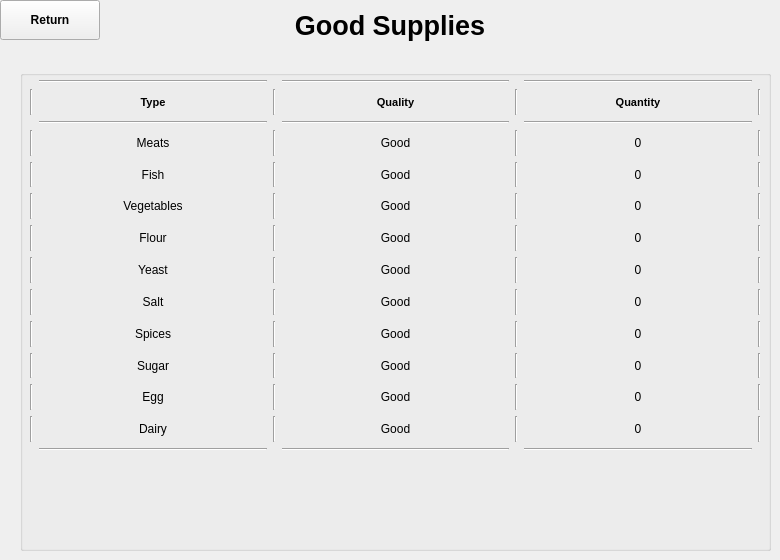
    <widget class="QWidget" name="page_4">
     <widget class="QPushButton" name="goodReturnButton">
      <property name="geometry">
       <rect>
        <x>0</x>
        <y>0</y>
        <width>100</width>
        <height>40</height>
       </rect>
      </property>
      <property name="font">
       <font>
        <weight>75</weight>
        <bold>true</bold>
       </font>
      </property>
      <property name="text">
       <string>Return</string>
      </property>
     </widget>
     <widget class="QLabel" name="goodSuppliesLabel">
      <property name="geometry">
       <rect>
        <x>190</x>
        <y>0</y>
        <width>400</width>
        <height>50</height>
       </rect>
      </property>
      <property name="font">
       <font>
        <pointsize>20</pointsize>
        <weight>75</weight>
        <bold>true</bold>
       </font>
      </property>
      <property name="text">
       <string>Good Supplies</string>
      </property>
      <property name="alignment">
       <set>Qt::AlignCenter</set>
      </property>
     </widget>
     <widget class="QGroupBox" name="groupBox_2">
      <property name="geometry">
       <rect>
        <x>20</x>
        <y>70</y>
        <width>751</width>
        <height>481</height>
       </rect>
      </property>
      <property name="title">
       <string/>
      </property>
      <widget class="QWidget" name="gridLayoutWidget_3">
       <property name="geometry">
        <rect>
         <x>10</x>
         <y>10</y>
         <width>731</width>
         <height>371</height>
        </rect>
       </property>
       <layout class="QGridLayout" name="gridLayout_3">
        <item row="4" column="2">
         <widget class="Line" name="line_43">
          <property name="orientation">
           <enum>Qt::Vertical</enum>
          </property>
         </widget>
        </item>
        <item row="1" column="7">
         <widget class="QLabel" name="quantityLabel_2">
          <property name="font">
           <font>
            <pointsize>8</pointsize>
            <weight>75</weight>
            <bold>true</bold>
           </font>
          </property>
          <property name="text">
           <string>Quantity</string>
          </property>
          <property name="alignment">
           <set>Qt::AlignCenter</set>
          </property>
         </widget>
        </item>
        <item row="3" column="2">
         <widget class="Line" name="line_44">
          <property name="orientation">
           <enum>Qt::Vertical</enum>
          </property>
         </widget>
        </item>
        <item row="6" column="1">
         <widget class="QLabel" name="flourLabel_2">
          <property name="text">
           <string>Flour</string>
          </property>
          <property name="alignment">
           <set>Qt::AlignCenter</set>
          </property>
         </widget>
        </item>
        <item row="4" column="1">
         <widget class="QLabel" name="fishLabel_2">
          <property name="text">
           <string>Fish</string>
          </property>
          <property name="alignment">
           <set>Qt::AlignCenter</set>
          </property>
         </widget>
        </item>
        <item row="1" column="1">
         <widget class="QLabel" name="typeLabel_2">
          <property name="font">
           <font>
            <pointsize>8</pointsize>
            <weight>75</weight>
            <bold>true</bold>
           </font>
          </property>
          <property name="text">
           <string>Type</string>
          </property>
          <property name="alignment">
           <set>Qt::AlignCenter</set>
          </property>
         </widget>
        </item>
        <item row="10" column="6">
         <widget class="Line" name="line_45">
          <property name="orientation">
           <enum>Qt::Vertical</enum>
          </property>
         </widget>
        </item>
        <item row="5" column="1">
         <widget class="QLabel" name="vegetablesLabel_2">
          <property name="text">
           <string>Vegetables</string>
          </property>
          <property name="alignment">
           <set>Qt::AlignCenter</set>
          </property>
         </widget>
        </item>
        <item row="10" column="1">
         <widget class="QLabel" name="sugarLabel_2">
          <property name="text">
           <string>Sugar</string>
          </property>
          <property name="alignment">
           <set>Qt::AlignCenter</set>
          </property>
         </widget>
        </item>
        <item row="7" column="1">
         <widget class="QLabel" name="yeastLabel_2">
          <property name="text">
           <string>Yeast</string>
          </property>
          <property name="alignment">
           <set>Qt::AlignCenter</set>
          </property>
         </widget>
        </item>
        <item row="9" column="2">
         <widget class="Line" name="line_57">
          <property name="orientation">
           <enum>Qt::Vertical</enum>
          </property>
         </widget>
        </item>
        <item row="12" column="6">
         <widget class="Line" name="line_58">
          <property name="orientation">
           <enum>Qt::Vertical</enum>
          </property>
         </widget>
        </item>
        <item row="7" column="2">
         <widget class="Line" name="line_59">
          <property name="orientation">
           <enum>Qt::Vertical</enum>
          </property>
         </widget>
        </item>
        <item row="9" column="6">
         <widget class="Line" name="line_60">
          <property name="orientation">
           <enum>Qt::Vertical</enum>
          </property>
         </widget>
        </item>
        <item row="8" column="1">
         <widget class="QLabel" name="saltLabel_2">
          <property name="text">
           <string>Salt</string>
          </property>
          <property name="alignment">
           <set>Qt::AlignCenter</set>
          </property>
         </widget>
        </item>
        <item row="12" column="1">
         <widget class="QLabel" name="dairyLabel_2">
          <property name="text">
           <string>Dairy</string>
          </property>
          <property name="alignment">
           <set>Qt::AlignCenter</set>
          </property>
         </widget>
        </item>
        <item row="11" column="1">
         <widget class="QLabel" name="eggLabel_2">
          <property name="text">
           <string>Egg</string>
          </property>
          <property name="alignment">
           <set>Qt::AlignCenter</set>
          </property>
         </widget>
        </item>
        <item row="0" column="5">
         <widget class="Line" name="line_61">
          <property name="orientation">
           <enum>Qt::Horizontal</enum>
          </property>
         </widget>
        </item>
        <item row="9" column="1">
         <widget class="QLabel" name="spicesLabel_2">
          <property name="text">
           <string>Spices</string>
          </property>
          <property name="alignment">
           <set>Qt::AlignCenter</set>
          </property>
         </widget>
        </item>
        <item row="10" column="2">
         <widget class="Line" name="line_62">
          <property name="orientation">
           <enum>Qt::Vertical</enum>
          </property>
         </widget>
        </item>
        <item row="1" column="5">
         <widget class="QLabel" name="qualityLabel_2">
          <property name="font">
           <font>
            <pointsize>8</pointsize>
            <weight>75</weight>
            <bold>true</bold>
           </font>
          </property>
          <property name="text">
           <string>Quality</string>
          </property>
          <property name="alignment">
           <set>Qt::AlignCenter</set>
          </property>
         </widget>
        </item>
        <item row="8" column="6">
         <widget class="Line" name="line_63">
          <property name="orientation">
           <enum>Qt::Vertical</enum>
          </property>
         </widget>
        </item>
        <item row="11" column="2">
         <widget class="Line" name="line_64">
          <property name="orientation">
           <enum>Qt::Vertical</enum>
          </property>
         </widget>
        </item>
        <item row="8" column="2">
         <widget class="Line" name="line_65">
          <property name="orientation">
           <enum>Qt::Vertical</enum>
          </property>
         </widget>
        </item>
        <item row="11" column="6">
         <widget class="Line" name="line_66">
          <property name="orientation">
           <enum>Qt::Vertical</enum>
          </property>
         </widget>
        </item>
        <item row="5" column="6">
         <widget class="Line" name="line_67">
          <property name="orientation">
           <enum>Qt::Vertical</enum>
          </property>
         </widget>
        </item>
        <item row="12" column="2">
         <widget class="Line" name="line_68">
          <property name="orientation">
           <enum>Qt::Vertical</enum>
          </property>
         </widget>
        </item>
        <item row="6" column="6">
         <widget class="Line" name="line_69">
          <property name="orientation">
           <enum>Qt::Vertical</enum>
          </property>
         </widget>
        </item>
        <item row="7" column="6">
         <widget class="Line" name="line_70">
          <property name="orientation">
           <enum>Qt::Vertical</enum>
          </property>
         </widget>
        </item>
        <item row="6" column="2">
         <widget class="Line" name="line_71">
          <property name="orientation">
           <enum>Qt::Vertical</enum>
          </property>
         </widget>
        </item>
        <item row="1" column="2">
         <widget class="Line" name="line_72">
          <property name="orientation">
           <enum>Qt::Vertical</enum>
          </property>
         </widget>
        </item>
        <item row="5" column="2">
         <widget class="Line" name="line_73">
          <property name="orientation">
           <enum>Qt::Vertical</enum>
          </property>
         </widget>
        </item>
        <item row="1" column="6">
         <widget class="Line" name="line_74">
          <property name="orientation">
           <enum>Qt::Vertical</enum>
          </property>
         </widget>
        </item>
        <item row="2" column="1">
         <widget class="Line" name="line_75">
          <property name="orientation">
           <enum>Qt::Horizontal</enum>
          </property>
         </widget>
        </item>
        <item row="4" column="6">
         <widget class="Line" name="line_76">
          <property name="orientation">
           <enum>Qt::Vertical</enum>
          </property>
         </widget>
        </item>
        <item row="3" column="6">
         <widget class="Line" name="line_77">
          <property name="orientation">
           <enum>Qt::Vertical</enum>
          </property>
         </widget>
        </item>
        <item row="2" column="5">
         <widget class="Line" name="line_78">
          <property name="orientation">
           <enum>Qt::Horizontal</enum>
          </property>
         </widget>
        </item>
        <item row="3" column="1">
         <widget class="QLabel" name="meatsLabel_2">
          <property name="text">
           <string>Meats</string>
          </property>
          <property name="alignment">
           <set>Qt::AlignCenter</set>
          </property>
         </widget>
        </item>
        <item row="2" column="7">
         <widget class="Line" name="line_79">
          <property name="orientation">
           <enum>Qt::Horizontal</enum>
          </property>
         </widget>
        </item>
        <item row="4" column="0">
         <widget class="Line" name="line_80">
          <property name="orientation">
           <enum>Qt::Vertical</enum>
          </property>
         </widget>
        </item>
        <item row="6" column="0">
         <widget class="Line" name="line_81">
          <property name="orientation">
           <enum>Qt::Vertical</enum>
          </property>
         </widget>
        </item>
        <item row="3" column="0">
         <widget class="Line" name="line_82">
          <property name="orientation">
           <enum>Qt::Vertical</enum>
          </property>
         </widget>
        </item>
        <item row="5" column="0">
         <widget class="Line" name="line_83">
          <property name="orientation">
           <enum>Qt::Vertical</enum>
          </property>
         </widget>
        </item>
        <item row="7" column="0">
         <widget class="Line" name="line_84">
          <property name="orientation">
           <enum>Qt::Vertical</enum>
          </property>
         </widget>
        </item>
        <item row="0" column="7">
         <widget class="Line" name="line_85">
          <property name="orientation">
           <enum>Qt::Horizontal</enum>
          </property>
         </widget>
        </item>
        <item row="0" column="1">
         <widget class="Line" name="line_86">
          <property name="orientation">
           <enum>Qt::Horizontal</enum>
          </property>
         </widget>
        </item>
        <item row="1" column="0">
         <widget class="Line" name="line_87">
          <property name="orientation">
           <enum>Qt::Vertical</enum>
          </property>
         </widget>
        </item>
        <item row="9" column="0">
         <widget class="Line" name="line_88">
          <property name="orientation">
           <enum>Qt::Vertical</enum>
          </property>
         </widget>
        </item>
        <item row="12" column="0">
         <widget class="Line" name="line_89">
          <property name="orientation">
           <enum>Qt::Vertical</enum>
          </property>
         </widget>
        </item>
        <item row="10" column="0">
         <widget class="Line" name="line_90">
          <property name="orientation">
           <enum>Qt::Vertical</enum>
          </property>
         </widget>
        </item>
        <item row="1" column="8">
         <widget class="Line" name="line_91">
          <property name="orientation">
           <enum>Qt::Vertical</enum>
          </property>
         </widget>
        </item>
        <item row="8" column="0">
         <widget class="Line" name="line_92">
          <property name="orientation">
           <enum>Qt::Vertical</enum>
          </property>
         </widget>
        </item>
        <item row="11" column="0">
         <widget class="Line" name="line_93">
          <property name="orientation">
           <enum>Qt::Vertical</enum>
          </property>
         </widget>
        </item>
        <item row="6" column="8">
         <widget class="Line" name="line_94">
          <property name="orientation">
           <enum>Qt::Vertical</enum>
          </property>
         </widget>
        </item>
        <item row="7" column="8">
         <widget class="Line" name="line_95">
          <property name="orientation">
           <enum>Qt::Vertical</enum>
          </property>
         </widget>
        </item>
        <item row="4" column="8">
         <widget class="Line" name="line_96">
          <property name="orientation">
           <enum>Qt::Vertical</enum>
          </property>
         </widget>
        </item>
        <item row="8" column="8">
         <widget class="Line" name="line_97">
          <property name="orientation">
           <enum>Qt::Vertical</enum>
          </property>
         </widget>
        </item>
        <item row="9" column="8">
         <widget class="Line" name="line_98">
          <property name="orientation">
           <enum>Qt::Vertical</enum>
          </property>
         </widget>
        </item>
        <item row="10" column="8">
         <widget class="Line" name="line_99">
          <property name="orientation">
           <enum>Qt::Vertical</enum>
          </property>
         </widget>
        </item>
        <item row="3" column="8">
         <widget class="Line" name="line_100">
          <property name="orientation">
           <enum>Qt::Vertical</enum>
          </property>
         </widget>
        </item>
        <item row="5" column="8">
         <widget class="Line" name="line_101">
          <property name="orientation">
           <enum>Qt::Vertical</enum>
          </property>
         </widget>
        </item>
        <item row="12" column="8">
         <widget class="Line" name="line_102">
          <property name="orientation">
           <enum>Qt::Vertical</enum>
          </property>
         </widget>
        </item>
        <item row="11" column="8">
         <widget class="Line" name="line_103">
          <property name="orientation">
           <enum>Qt::Vertical</enum>
          </property>
         </widget>
        </item>
        <item row="13" column="1">
         <widget class="Line" name="line_104">
          <property name="orientation">
           <enum>Qt::Horizontal</enum>
          </property>
         </widget>
        </item>
        <item row="13" column="5">
         <widget class="Line" name="line_105">
          <property name="orientation">
           <enum>Qt::Horizontal</enum>
          </property>
         </widget>
        </item>
        <item row="13" column="7">
         <widget class="Line" name="line_106">
          <property name="orientation">
           <enum>Qt::Horizontal</enum>
          </property>
         </widget>
        </item>
        <item row="3" column="5">
         <widget class="QLabel" name="goodMeatsQualityLabel">
          <property name="text">
           <string>Good</string>
          </property>
          <property name="alignment">
           <set>Qt::AlignCenter</set>
          </property>
         </widget>
        </item>
        <item row="4" column="5">
         <widget class="QLabel" name="goodFishQualityLabel">
          <property name="text">
           <string>Good</string>
          </property>
          <property name="alignment">
           <set>Qt::AlignCenter</set>
          </property>
         </widget>
        </item>
        <item row="5" column="5">
         <widget class="QLabel" name="goodVegetablesQualityLabel">
          <property name="text">
           <string>Good</string>
          </property>
          <property name="alignment">
           <set>Qt::AlignCenter</set>
          </property>
         </widget>
        </item>
        <item row="6" column="5">
         <widget class="QLabel" name="goodFlourQualityLabel">
          <property name="text">
           <string>Good</string>
          </property>
          <property name="alignment">
           <set>Qt::AlignCenter</set>
          </property>
         </widget>
        </item>
        <item row="7" column="5">
         <widget class="QLabel" name="goodYeastQualityLabel">
          <property name="text">
           <string>Good</string>
          </property>
          <property name="alignment">
           <set>Qt::AlignCenter</set>
          </property>
         </widget>
        </item>
        <item row="8" column="5">
         <widget class="QLabel" name="goodSaltQualityLabel">
          <property name="text">
           <string>Good</string>
          </property>
          <property name="alignment">
           <set>Qt::AlignCenter</set>
          </property>
         </widget>
        </item>
        <item row="9" column="5">
         <widget class="QLabel" name="goodSpicesQualityLabel">
          <property name="text">
           <string>Good</string>
          </property>
          <property name="alignment">
           <set>Qt::AlignCenter</set>
          </property>
         </widget>
        </item>
        <item row="11" column="5">
         <widget class="QLabel" name="goodEggQualityLabel">
          <property name="text">
           <string>Good</string>
          </property>
          <property name="alignment">
           <set>Qt::AlignCenter</set>
          </property>
         </widget>
        </item>
        <item row="10" column="5">
         <widget class="QLabel" name="goodSugarQualityLabel">
          <property name="text">
           <string>Good</string>
          </property>
          <property name="alignment">
           <set>Qt::AlignCenter</set>
          </property>
         </widget>
        </item>
        <item row="12" column="5">
         <widget class="QLabel" name="goodDairyQualityLabel">
          <property name="text">
           <string>Good</string>
          </property>
          <property name="alignment">
           <set>Qt::AlignCenter</set>
          </property>
         </widget>
        </item>
        <item row="3" column="7">
         <widget class="QLabel" name="goodMeatsQuantityLabel">
          <property name="text">
           <string>0</string>
          </property>
          <property name="alignment">
           <set>Qt::AlignCenter</set>
          </property>
         </widget>
        </item>
        <item row="4" column="7">
         <widget class="QLabel" name="goodFishQuantityLabel">
          <property name="text">
           <string>0</string>
          </property>
          <property name="alignment">
           <set>Qt::AlignCenter</set>
          </property>
         </widget>
        </item>
        <item row="5" column="7">
         <widget class="QLabel" name="goodVegetablesQuantityLabel">
          <property name="text">
           <string>0</string>
          </property>
          <property name="alignment">
           <set>Qt::AlignCenter</set>
          </property>
         </widget>
        </item>
        <item row="6" column="7">
         <widget class="QLabel" name="goodFlourQuantityLabel">
          <property name="text">
           <string>0</string>
          </property>
          <property name="alignment">
           <set>Qt::AlignCenter</set>
          </property>
         </widget>
        </item>
        <item row="7" column="7">
         <widget class="QLabel" name="goodYeastQuantityLabel">
          <property name="text">
           <string>0</string>
          </property>
          <property name="alignment">
           <set>Qt::AlignCenter</set>
          </property>
         </widget>
        </item>
        <item row="8" column="7">
         <widget class="QLabel" name="goodSaltQuantityLabel">
          <property name="text">
           <string>0</string>
          </property>
          <property name="alignment">
           <set>Qt::AlignCenter</set>
          </property>
         </widget>
        </item>
        <item row="9" column="7">
         <widget class="QLabel" name="goodSpicesQuantityLabel">
          <property name="text">
           <string>0</string>
          </property>
          <property name="alignment">
           <set>Qt::AlignCenter</set>
          </property>
         </widget>
        </item>
        <item row="10" column="7">
         <widget class="QLabel" name="goodSugarQuantityLabel">
          <property name="text">
           <string>0</string>
          </property>
          <property name="alignment">
           <set>Qt::AlignCenter</set>
          </property>
         </widget>
        </item>
        <item row="11" column="7">
         <widget class="QLabel" name="goodEggQuantityLabel">
          <property name="text">
           <string>0</string>
          </property>
          <property name="alignment">
           <set>Qt::AlignCenter</set>
          </property>
         </widget>
        </item>
        <item row="12" column="7">
         <widget class="QLabel" name="goodDairyQuantityLabel">
          <property name="text">
           <string>0</string>
          </property>
          <property name="alignment">
           <set>Qt::AlignCenter</set>
          </property>
         </widget>
        </item>
       </layout>
      </widget>
     </widget>
    </widget>
